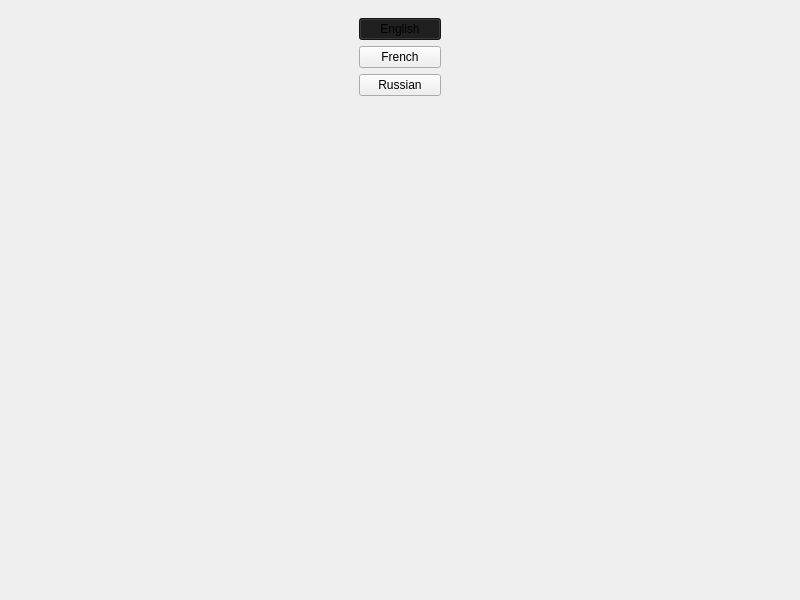
<?xml version="1.0" encoding="UTF-8"?>
<ui version="4.0">
 <class>MainWindow</class>
 <widget class="QMainWindow" name="MainWindow">
  <property name="geometry">
   <rect>
    <x>0</x>
    <y>0</y>
    <width>800</width>
    <height>600</height>
   </rect>
  </property>
  <property name="sizePolicy">
   <sizepolicy hsizetype="Expanding" vsizetype="Expanding">
    <horstretch>0</horstretch>
    <verstretch>0</verstretch>
   </sizepolicy>
  </property>
  <property name="font">
   <font>
    <kerning>true</kerning>
   </font>
  </property>
  <property name="windowTitle">
   <string>MainWindow</string>
  </property>
  <property name="styleSheet">
   <string notr="true">QPushButton:checked {
	background-color: rgb(28, 28, 28);
}
</string>
  </property>
  <widget class="QWidget" name="centralwidget">
   <property name="sizePolicy">
    <sizepolicy hsizetype="Expanding" vsizetype="Expanding">
     <horstretch>0</horstretch>
     <verstretch>0</verstretch>
    </sizepolicy>
   </property>
   <property name="autoFillBackground">
    <bool>false</bool>
   </property>
   <property name="styleSheet">
    <string notr="true"/>
   </property>
   <layout class="QVBoxLayout" name="verticalLayout">
    <item>
     <layout class="QHBoxLayout" name="menu_layout">
      <property name="sizeConstraint">
       <enum>QLayout::SetNoConstraint</enum>
      </property>
     </layout>
    </item>
    <item>
     <layout class="QHBoxLayout" name="main_layout">
      <property name="sizeConstraint">
       <enum>QLayout::SetNoConstraint</enum>
      </property>
      <item>
       <widget class="QWidget" name="languages_menu" native="true">
        <property name="sizePolicy">
         <sizepolicy hsizetype="Preferred" vsizetype="Preferred">
          <horstretch>0</horstretch>
          <verstretch>0</verstretch>
         </sizepolicy>
        </property>
        <property name="maximumSize">
         <size>
          <width>100</width>
          <height>16777215</height>
         </size>
        </property>
        <property name="styleSheet">
         <string notr="true"/>
        </property>
        <layout class="QVBoxLayout" name="verticalLayout_2">
         <item>
          <widget class="QPushButton" name="english_button">
           <property name="styleSheet">
            <string notr="true"/>
           </property>
           <property name="text">
            <string>English</string>
           </property>
           <property name="checkable">
            <bool>true</bool>
           </property>
           <property name="checked">
            <bool>true</bool>
           </property>
           <property name="autoExclusive">
            <bool>true</bool>
           </property>
           <property name="flat">
            <bool>false</bool>
           </property>
           <attribute name="buttonGroup">
            <string notr="true">buttonGroup</string>
           </attribute>
          </widget>
         </item>
         <item>
          <widget class="QPushButton" name="french_button">
           <property name="styleSheet">
            <string notr="true"/>
           </property>
           <property name="text">
            <string>French</string>
           </property>
           <property name="checkable">
            <bool>true</bool>
           </property>
           <property name="autoExclusive">
            <bool>true</bool>
           </property>
           <property name="flat">
            <bool>false</bool>
           </property>
           <attribute name="buttonGroup">
            <string notr="true">buttonGroup</string>
           </attribute>
          </widget>
         </item>
         <item>
          <widget class="QPushButton" name="russian_button">
           <property name="styleSheet">
            <string notr="true"/>
           </property>
           <property name="text">
            <string>Russian</string>
           </property>
           <property name="checkable">
            <bool>true</bool>
           </property>
           <property name="autoExclusive">
            <bool>true</bool>
           </property>
           <property name="flat">
            <bool>false</bool>
           </property>
           <attribute name="buttonGroup">
            <string notr="true">buttonGroup</string>
           </attribute>
          </widget>
         </item>
         <item>
          <spacer name="verticalSpacer">
           <property name="orientation">
            <enum>Qt::Vertical</enum>
           </property>
           <property name="sizeHint" stdset="0">
            <size>
             <width>20</width>
             <height>40</height>
            </size>
           </property>
          </spacer>
         </item>
        </layout>
       </widget>
      </item>
     </layout>
    </item>
   </layout>
  </widget>
 </widget>
 <resources/>
 <connections/>
 <buttongroups>
  <buttongroup name="buttonGroup"/>
 </buttongroups>
</ui>
